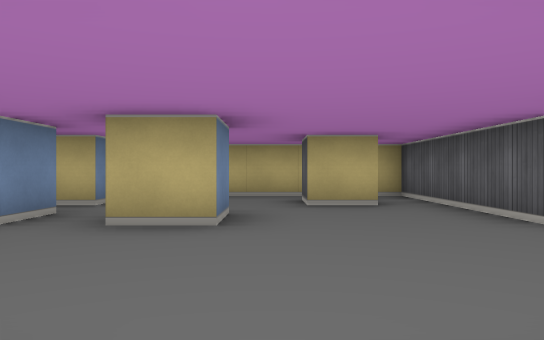
[1] (above)

24 first-person views from a walk through a cub3D level. The camera is about half as high as the walls, looks level and sees 70° across. The floor is counted in squares. Each view is taken from the middle of a square. On the plan, view 1 faces up. The plan holds only what a view shows up to about 9 squares ahead; the rest is blank.

[2]
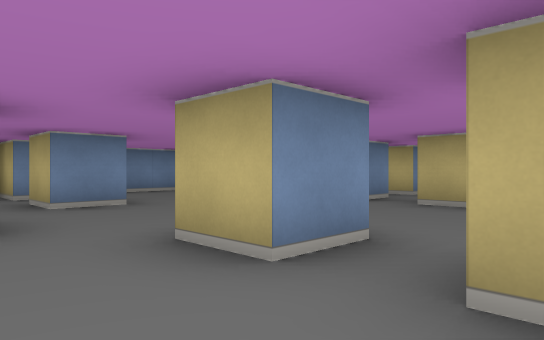

[3]
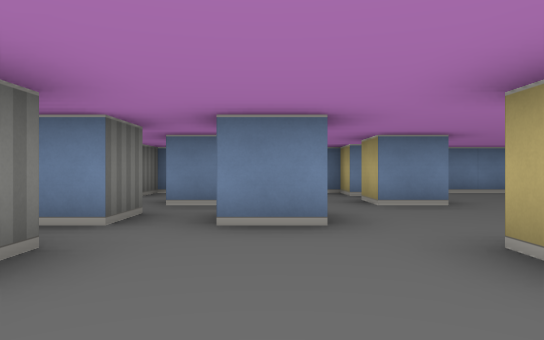

[4]
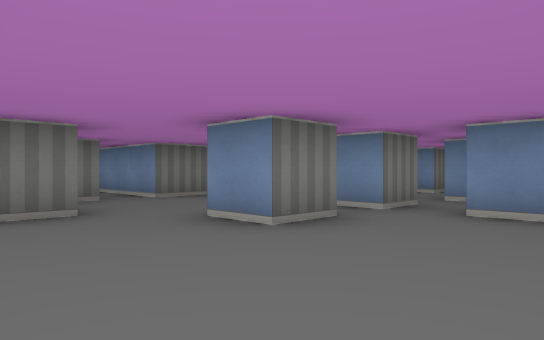

[5]
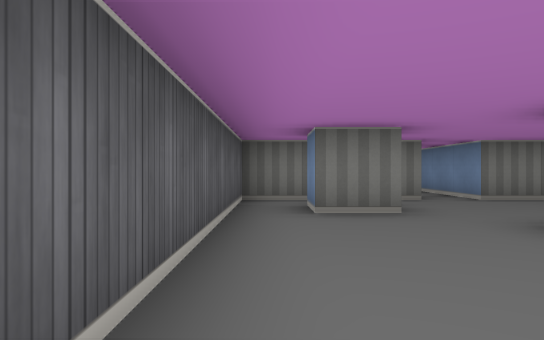

[6]
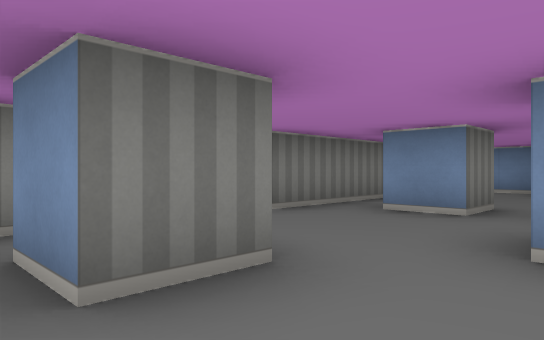

[7]
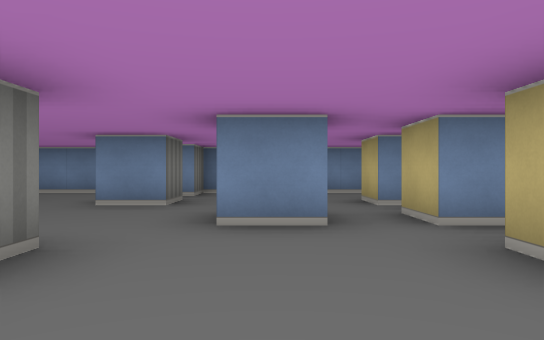

[8]
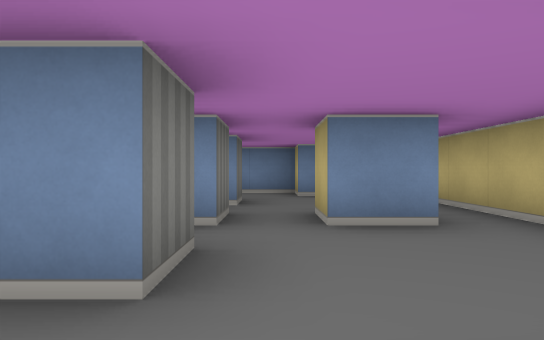

[9]
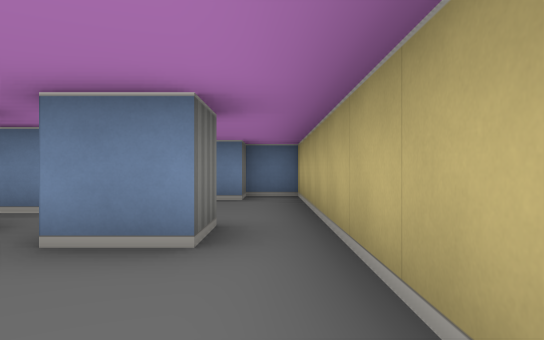

[10]
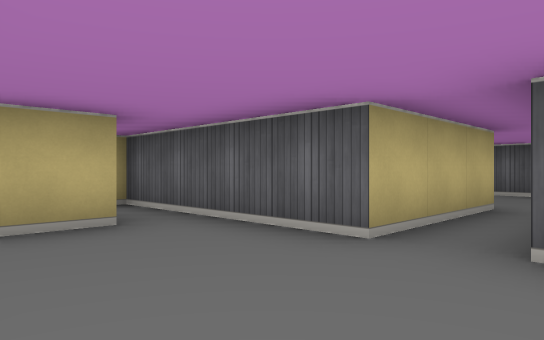

[11]
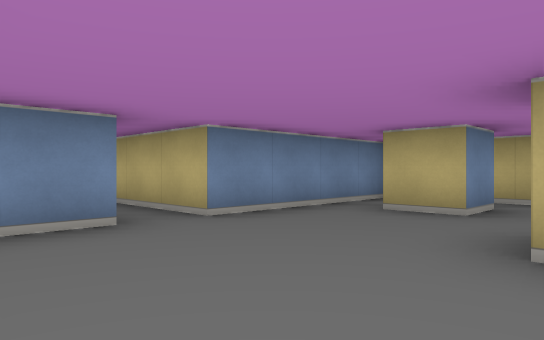

[12]
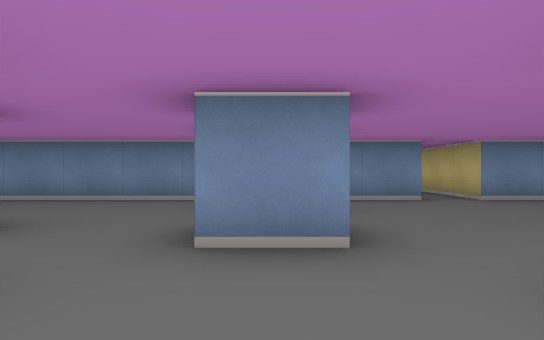

[13]
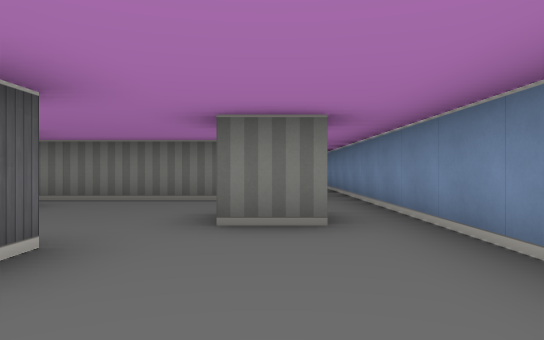

[14]
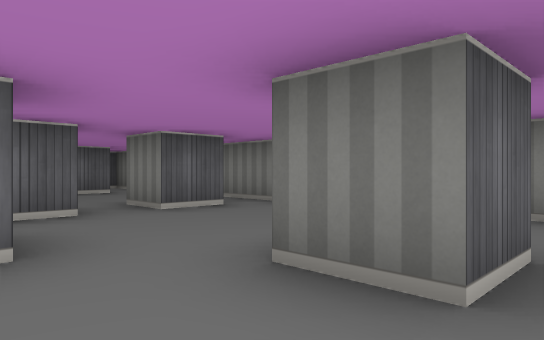

[15]
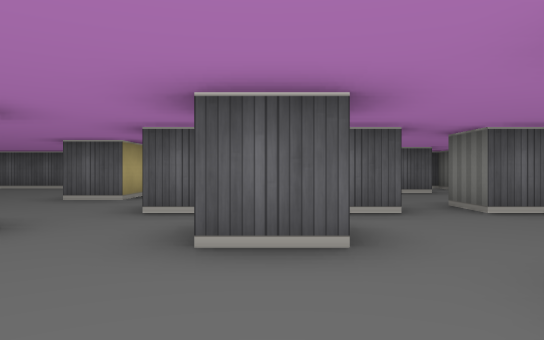

[16]
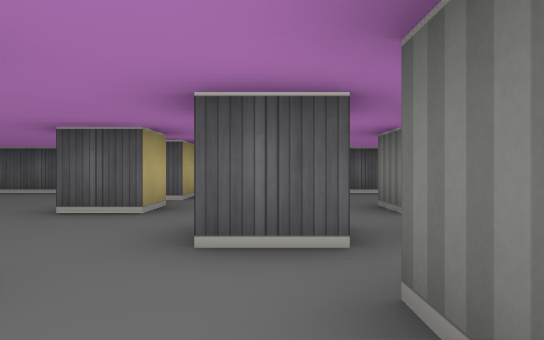

[17]
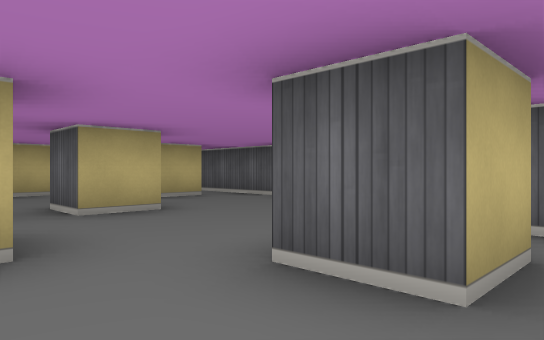

[18]
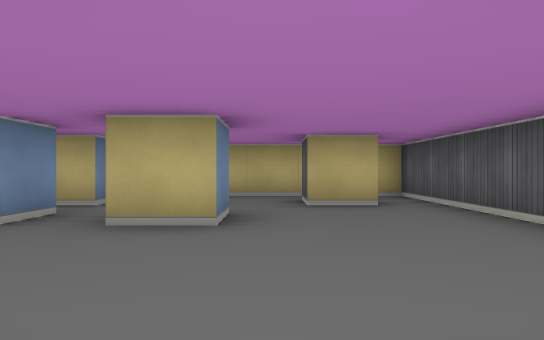

[19]
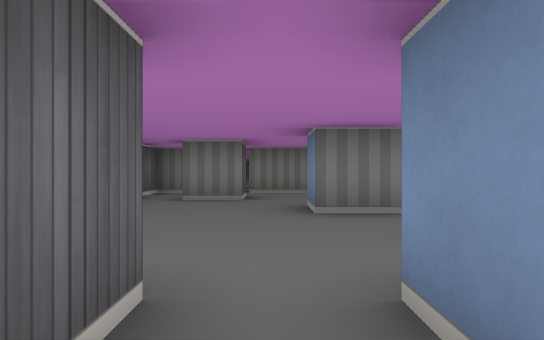

[20]
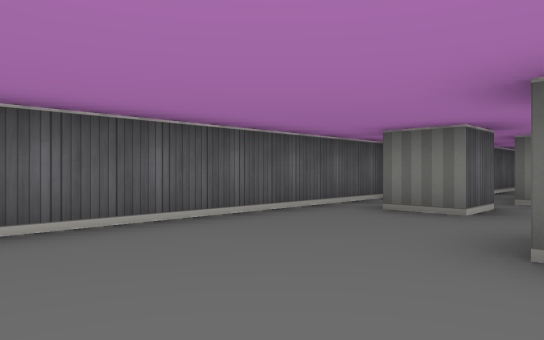

[21]
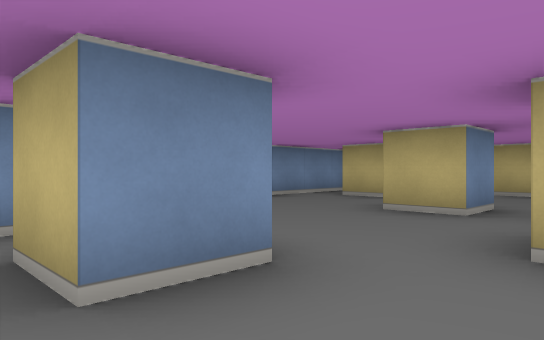

[22]
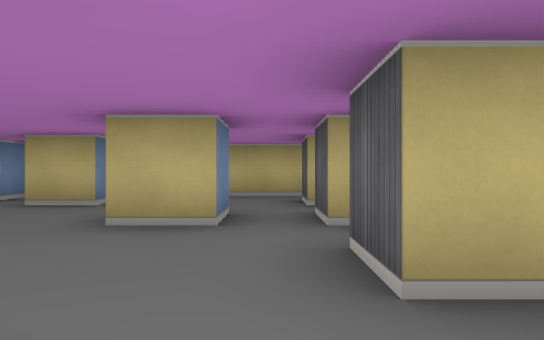

[23]
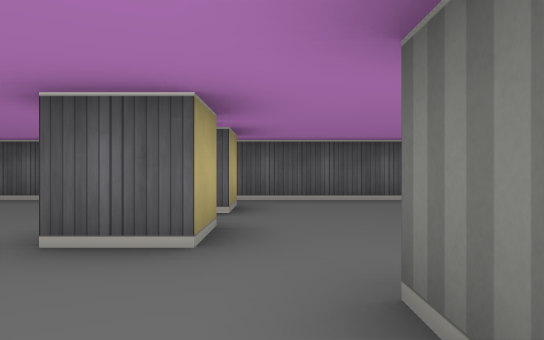

[24]
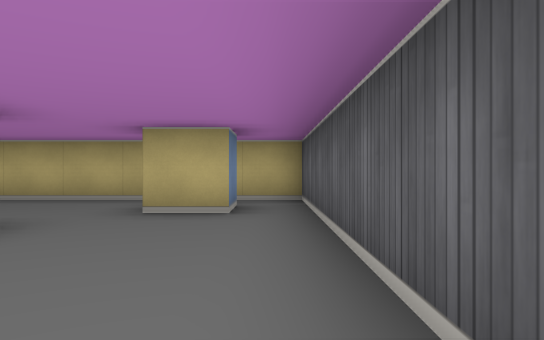

### Floor plan
Key: @ floor where view 1 was taken; # wall or solid block; . floor.
Columns run from 8 left of view 1 to 17 right of it. Each row starts with its distance up from view 1.
  8 ############   ###########
  7 #..........# #...........#
  6 ##...#...#.# #.#...#...#.#
  5 #..........###...........#
  4 #..#.#.#...###...#.#.#...#
  3 #........................#
  2 #....#.....###.....#.....#
  1 #.........   #...........#
  0 ##.#...#@#   # #.#...#.#.#
 -1 #..........  #...........#
 -2 #....#.....# #.....#.....#
 -3 #..#.......# #...#.......#
 -4 #....#.#...# #.....#.#...#
 -5 ##.........# #.#.........#
 -6 #....#...#.# #.....#...#.#
 -7 #   .......# #...........#
 -8     ###.#### #.########.##
 -9       #.     #.        .#
-10       #      #         .#
-11                        .#

Positions as (right, up) in squares from view 1, and headings:
1: (0, 0), facing up
2: (1, -2), facing up-left
3: (1, -2), facing left
4: (2, -1), facing down-left
5: (2, -1), facing down
6: (2, -4), facing down-left
7: (1, 2), facing left
8: (1, 5), facing left
9: (0, 7), facing left
10: (0, 2), facing up-right
11: (9, 1), facing up-left
12: (12, 0), facing left
13: (7, -1), facing down
14: (6, -3), facing down-right
15: (6, -3), facing right
16: (8, -2), facing right
17: (11, -1), facing up-right
18: (14, 0), facing up
19: (14, 1), facing down
20: (13, -1), facing down-right
21: (11, -1), facing up-left
22: (10, 0), facing up
23: (10, -1), facing right
24: (16, 1), facing up
